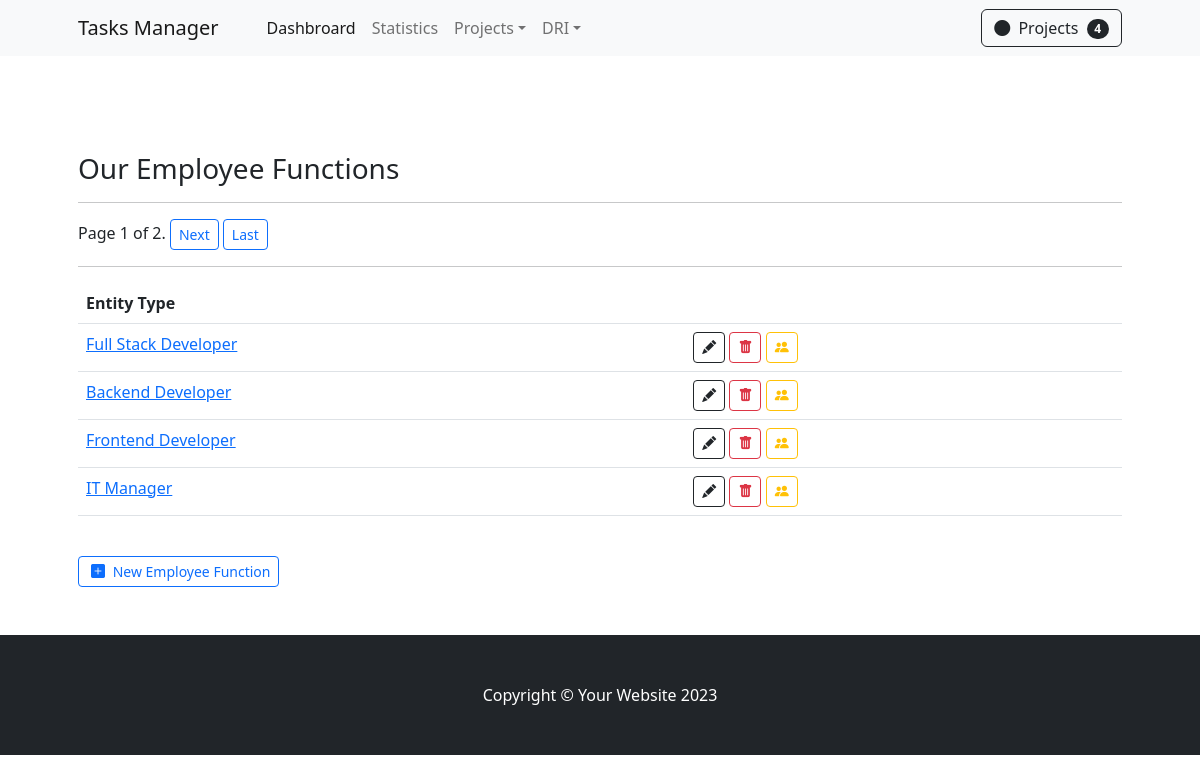
The app's page /functions/ with its own data.
### apps/backend/models.py (models this page shows, shortened)
class Function(models.Model):
    function    = models.CharField(max_length=50)

### apps/backend/views/function.py (the view)
# urls.py: path('functions/', view=FunctionListView.as_view(), name='function-list'),
class FunctionListView(ListView):
    paginate_by     =   4
    model           =   Function
    template_name   =   'functions/function_list.html'

### apps/backend/templates/functions/function_list.html (shortened to what this page needs)
{% extends '_base.html' %}
{% load crispy_forms_tags %}
{% load static %}
{% block content %}
    <section class="py-5">
        <div class="container px-4 px-lg-5 mt-5">
            <h3> Our Employee Functions </h3>
            <hr>
            <div class="pagination">
                <span class="step-links">
                    <span class="current">
                        Page {{ page_obj.number }} of {{ page_obj.paginator.num_pages }}.
                    </span>
                    {% if page_obj.has_next %}
                        <a href="?page={{ page_obj.next_page_number }}" class="btn btn-outline-primary btn-sm" >Next</a>
                        <a href="?page={{ page_obj.paginator.num_pages }}" class="btn btn-outline-primary btn-sm" >Last</a>
                    {% endif %}
                </span>
            </div>
            <hr>
            <table class="table table-responsive flex-fill">
                <tr>
                    <th>Entity Type</th>
                    <th></th>
                </tr>
                {% for function in object_list %}
                    <tr>
                        <td>
                            <a href="">{{function.function}}</a>
                        </td>
                        <td>
                            <a title="Edit" class="btn btn-sm btn-outline-dark" href="">
                                <i class="bi bi-pencil-fill"></i>
                            </a>
                            <a title="Delete" class="btn btn-sm btn-outline-danger" href="">
                                <i class="bi bi-trash-fill"></i>
                            </a>
                            <a title="Employees" class="btn btn-sm btn-outline-warning" href="">
                                <i class="bi bi-people-fill"></i>
                            </a>
                        </td>
                    </tr>
                {% endfor %}
            </table>
            <br>
            <a class="btn btn-sm btn-outline-primary" href="{% url 'function-create' %}">
                <i class="bi bi-plus-square-fill m-1"></i>
                New Employee Function
            </a>
        </div>
    </section>
{% endblock %}

### records on screen
Function: function "Full Stack Developer"
Function: function "Backend Developer"
Function: function "Frontend Developer"
Function: function "IT Manager"

### other values on screen
{{ object_list|length }} "4"
{{ page_obj.number }} "1"
{{ page_obj.paginator.num_pages }} "2"
